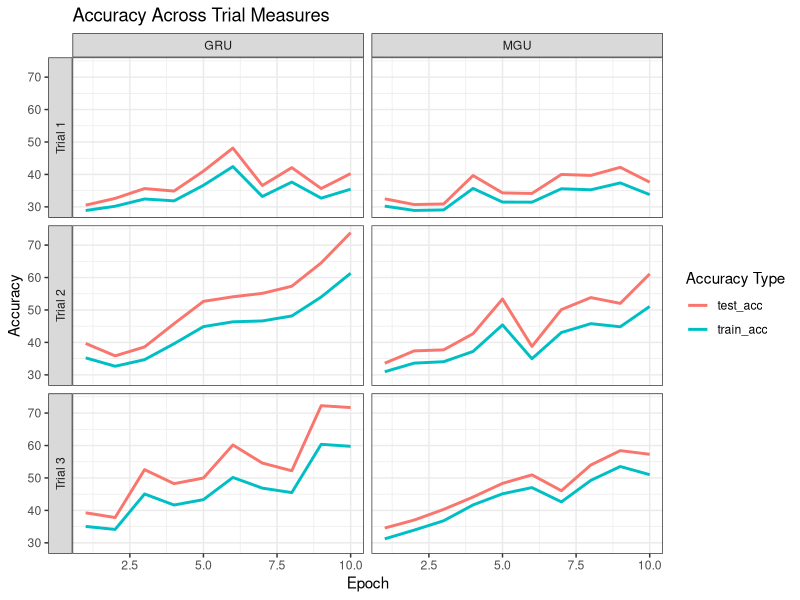

Generate this figure with R:
#load in the libraries
library(tidyverse)

#read the data
data <- read.csv("data.csv")

library(tidyverse)

#clean it a bit for graphing
data_long <- data %>%
  pivot_longer(cols = c(train_acc, test_acc),
               names_to = "type",
               values_to = "accuracy")

data_long <- data_long %>%
  mutate(trial = paste0("Trial ", trial))

#plot the data
ggplot(data_long, aes(x = epoch,
                   y = accuracy,
                   color = type)) +
  geom_line(size = 1) +
  facet_grid(trial ~ cell_type, switch = "y") +
  labs(
    x = "Epoch",
    y = "Accuracy",
    color = "Accuracy Type",
    title = "Accuracy Across Trial Measures"
  ) +
  theme_bw()
